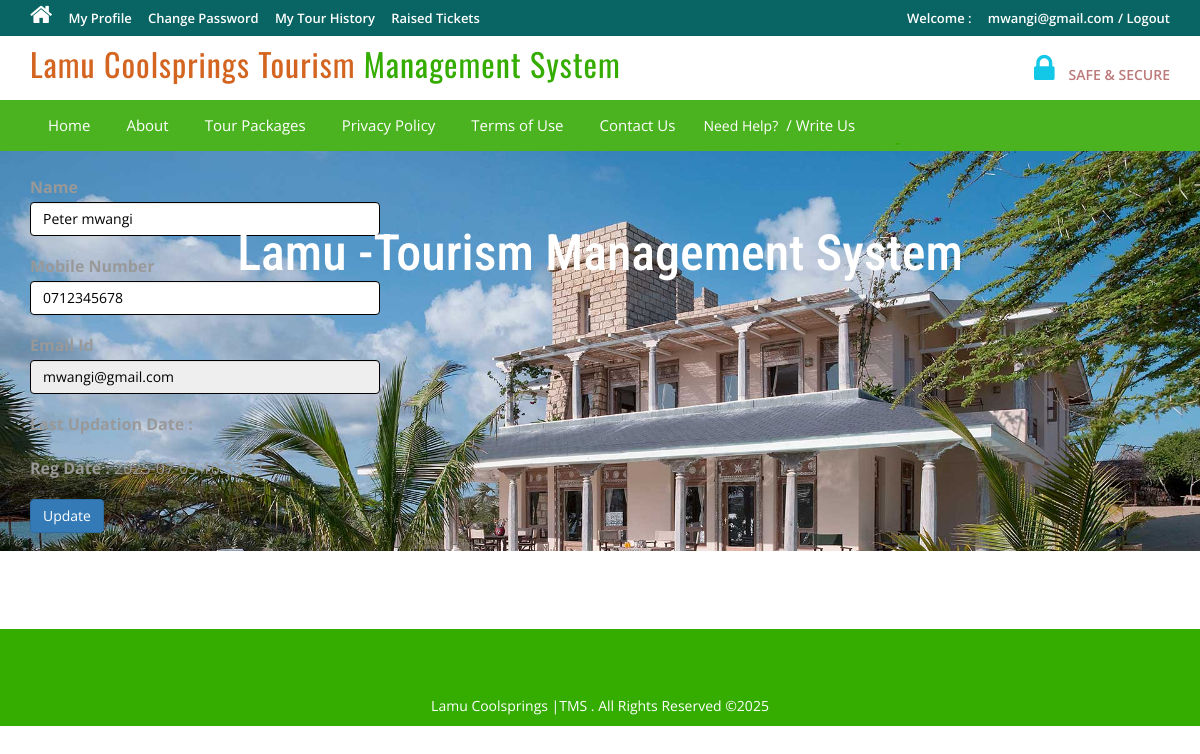
Page /profile.php (signed in) on the committed database.
### tables this page shows
CREATE TABLE `tblusers` (
  `id` int(11) NOT NULL,
  `FullName` varchar(100) DEFAULT NULL,
  `MobileNumber` char(10) DEFAULT NULL,
  `EmailId` varchar(70) DEFAULT NULL,
  `Password` varchar(100) DEFAULT NULL,
  `RegDate` timestamp NULL DEFAULT current_timestamp(),
  `UpdationDate` timestamp NULL DEFAULT NULL ON UPDATE current_timestamp()
);

### profile.php (the view, shortened to what this page needs)
<?php
include('includes/config.php');
if(strlen($_SESSION['login'])==0) {
    header('location:index.php');
}
else {
?>
<!DOCTYPE HTML>
<html>
<head>
    <link href="css/bootstrap.css" rel='stylesheet' type='text/css' />
    <link href="css/style.css" rel='stylesheet' type='text/css' />
    <link href="css/font-awesome.css" rel="stylesheet">
    <link href="css/animate.css" rel="stylesheet" type="text/css" media="all">
</head>
<body>
<div class="top-header">
    <?php include('includes/header.php');  ?>
    <div class="banner-1 ">
        <div class="container">
            <h1 class="wow zoomIn animated animated" data-wow-delay=".5s" style="visibility: visible; animation-delay: 0.5s; animation-name: zoomIn;">
                Lamu -Tourism Management System
            </h1>
        </div>
    </div>
</div>
<div class="privacy">
    <div class="container">
        <h3 class="wow fadeInDown animated animated" data-wow-delay=".5s" style="visibility: visible; animation-delay: 0.5s; animation-name: fadeInDown;">
        </h3>
        <form name="chngpwd" method="post">
            <?php
            $useremail = $_SESSION['login'];
            $sql = "SELECT * from tblusers where EmailId=:useremail";
            $query = $dbh->prepare($sql);
            $query->bindParam(':useremail', $useremail, PDO::PARAM_STR);
            $query->execute();
            $results = $query->fetchAll(PDO::FETCH_OBJ);
            if($query->rowCount() > 0) {
                foreach($results as $result) {
            ?>
                    <p style="width: 350px;">
                        <b>Name</b>
                        <input type="text" name="name" value="<?php echo htmlentities($result->FullName);?>" class="form-control" id="name" required>
                    </p>
                    <p style="width: 350px;">
                        <b>Mobile Number</b>
                        <input type="text" class="form-control" name="mobileno" maxlength="10" value="<?php echo htmlentities($result->MobileNumber);?>" id="mobileno" required>
                    </p>
                    <p style="width: 350px;">
                        <b>Email Id</b>
                        <input type="email" class="form-control" name="email" value="<?php echo htmlentities($result->EmailId);?>" id="email" readonly>
                    </p>
                    <p style="width: 350px;">
                        <b>Last Updation Date : </b>
                    </p>
                    <p style="width: 350px;">
                        <b>Reg Date :</b>
                        <?php echo htmlentities($result->RegDate);?>
                    </p>
            <?php
                }
            }
            ?>
            <p style="width: 350px;">
                <button type="submit" name="submit6" class="btn-primary btn">Update</button>
            </p>
        </form>
    </div>
</div>
<?php include('includes/footer.php');  ?>
</body>
</html>
<?php }  ?>

### css/style.css (style rules this page uses)
html, body { font-size: 100%; background: #fff; font-family: 'Open Sans', sans-serif; }
h1,h2,h3,h4,h5,h6 { margin:0; font-family: 'Roboto Condensed', sans-serif; }
p { margin:0; }
.top-header { background-color: #096464; border-bottom: 0 none; height: 36px; line-height: 35px; }
.banner-1 { background: url(../images/lamu6.jpg)no-repeat; background-size: cover; -webkit-background-size: cover; -o-background-size: cover; -ms-background-size: cover; -moz-background-size: cover; min-height:400px; }
.banner-1 h1 { font-size: 50px; margin-bottom: 40px; padding: 1.5em 0 0; text-align: center; color: #ffffff; }
.privacy h3 { color: #34AD00; font-size: 1.7em; font-weight: 700; margin-bottom: 1em; }
.privacy { padding: 5em 0; }
.privacy p { font-size: 1em; line-height: 1.8em; color: #999; margin: 1em 0; }

### rows in the picture
tblusers: name "Peter mwangi", mobileno "0712345678", email "mwangi@gmail.com", RegDate "2025-07-03 10:53:31"

### other values in the picture
$_SESSION['login'] "mwangi@gmail.com"
